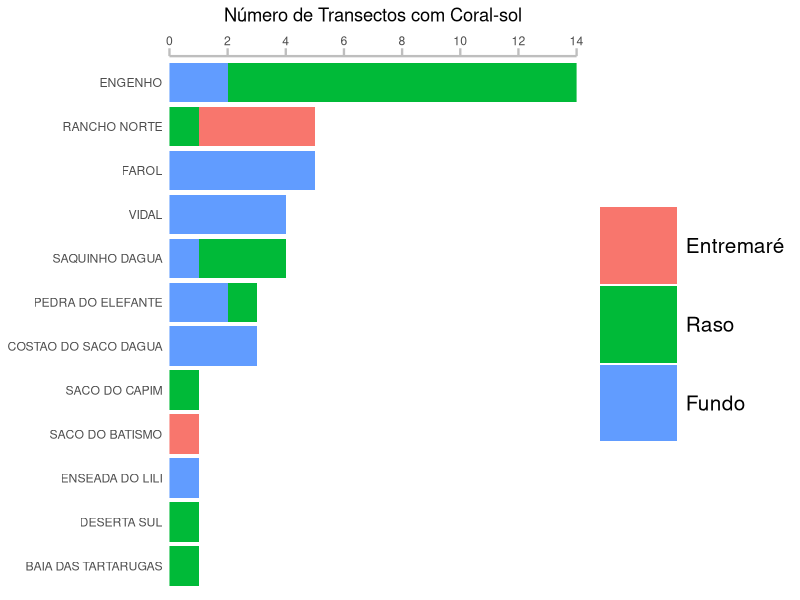
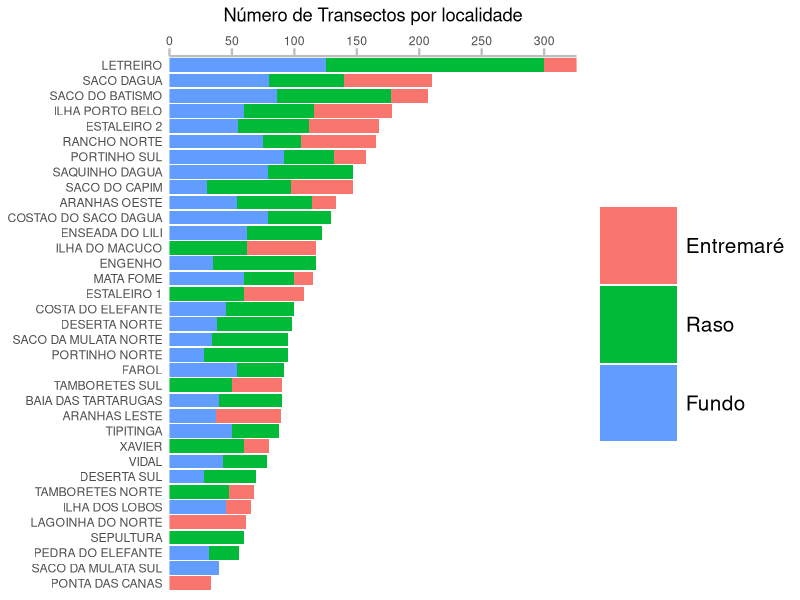
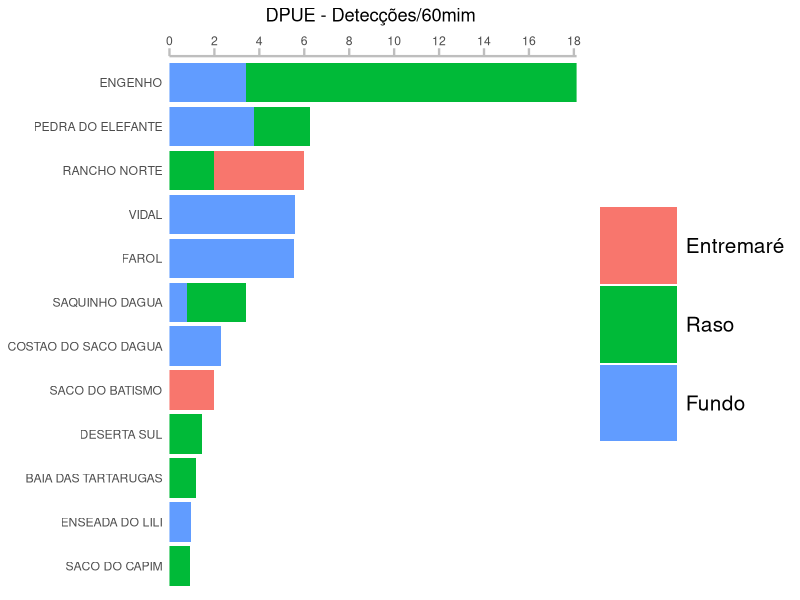
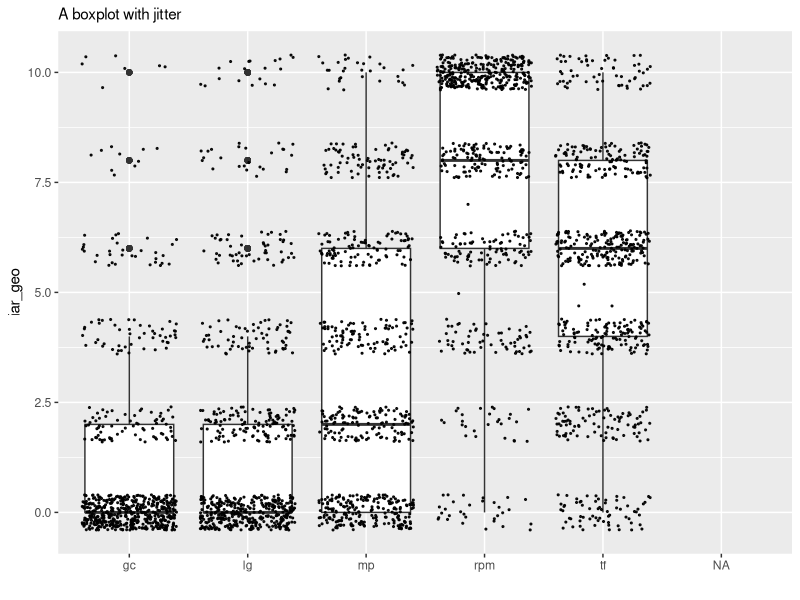

Generate these figures, in order, with R:
## 
# Indicadores Monitoramento

library(tidyverse)
library(readr)
library(tidyr)
library(stringr)

## data

# monitoring
df_monit = read_delim("data/dados_monitoramento_cs_2024-03-22.csv",
                      col_types = list(localidade = col_character(),
                                       data = col_date(format = "%d/%m/%Y"),
                                       visib_horiz = col_double(),
                                       faixa_bat = col_character(),
                                       prof_interface_min = col_double(),
                                       prof_interface_max = col_double(),
                                       metodo = col_character(),
                                       observer = col_character(),
                                       n_divers = col_double(),
                                       tempo_censo = col_double(),
                                       dafor = col_double(),
                                       iar_medio = col_double(),
                                       n_trans_vis = col_double(),
                                       n_trans_pres = col_double(),
                                       dafor_id = col_double(),
                                       geo_id = col_character(),
                                       obs = col_character()
                      ))



spec(df_monit)
df_monit[2000,]

# geomophology

df_geo = read_delim("data/dados_geo_cs_2024-03-22.csv", 
                    col_types = list(localidade = col_character(),
                                     data = col_date(format = "%d/%m/%Y"),
                                     visibilidade = col_double(),
                                     faixa_bat = col_character(),
                                     prof_interface_min = col_double(),
                                     prof_interface_max = col_double(),
                                     metodo = col_character(),
                                     observador = col_character(),
                                     tempo_geo = col_double(),
                                     geo_cat = col_character(),
                                     iar_geo = col_double(),
                                     n_trans_vis = col_double(),
                                     geo_id = col_double())
)
spec(df_geo)
df_geo = df_geo[, 1:13]
df_geo

# localities

df_localidade = read_delim("data/localidade_rebio.csv", delim = ";", 
                           col_types = c("d","c","d"))
df_localidade
print(df_localidade, n = 41)


df_localidade$comp_m = df_localidade$comp_m/1000
df_localidade$comp_m/1


# Aggregate by locality 
# total time
# total detections 
# number of observers


# Obtaining the detection and effort df
# detection is presence/absence by locality by each monitoring strata
# effort is the number of visual transects wheer cs were detected

df_monit_effort <- df_monit %>% 
  group_by(localidade, data, faixa_bat) %>%
  filter(obs != "estimado dos dados do ICMBio") %>% 
  mutate(faixa_bat = str_to_title(str_replace_all(faixa_bat, "entremare", "entremaré")),
         localidade = str_to_upper(str_replace_all(localidade, "_", " "))) %>%
  summarise(max_trsct_vis = sum(max(n_trans_vis)),
            n_detection = max(n_trans_pres),
            n_divers = max(n_divers),
            visib_m = max(visib_horiz)) %>%
    ungroup()
df_monit_effort
print(df_monit_effort, n=85)



################################################################################

#### graph by bathimetric strata ############################################### 

################################################################################

library(ggplot2)
library(RColorBrewer)




# n detections minutes

plot_detec_strata <- df_monit_effort %>% 
  mutate(localidade = fct_reorder(localidade, n_detection, sum)) %>% 
  filter(n_detection > 0)  %>% 
  ggplot(aes(fill=factor(faixa_bat,levels=c("Entremaré", "Raso", "Fundo")), y=localidade, x=n_detection)) +
  geom_bar(position="stack", stat="identity") +
  scale_x_continuous(position="top", n.breaks = 10, expand = c(0, 0)) +
  ggtitle("Número de Transectos com Coral-sol") +
  theme(
    panel.background = element_blank(),
    axis.ticks.length.x = unit(0.2, "cm"), 
    axis.ticks.x = element_line(colour = "grey",
                                linewidth = 0.8, linetype = "solid"), 
    axis.line.x = element_line(colour = "grey",
                               linewidth = 0.8, linetype = "solid"),
    axis.ticks.y= element_blank(),
    axis.title.x = element_blank(),
    plot.title = element_text(hjust = 0.5),
    axis.title.y = element_blank(), 
    legend.text = element_text(size=15),
    legend.title = element_blank(),
    legend.key.size = unit(2, 'cm')
    ) 
  

plot_detec_strata 


# n transects

plot_transec_strata <- df_monit_effort %>% 
  mutate(localidade = fct_reorder(localidade, max_trsct_vis, sum)) %>% 
  ggplot(aes(fill=factor(faixa_bat,levels=c("Entremaré", "Raso", "Fundo")), y=localidade, x=max_trsct_vis)) +
  geom_bar(position="stack", stat="identity") +
  scale_x_continuous(position="top", n.breaks = 10, expand = c(0, 0)) +
  ggtitle("Número de Transectos por localidade") +
  theme(
    panel.background = element_blank(),
    axis.ticks.length.x = unit(0.2, "cm"), 
    axis.ticks.x = element_line(colour = "grey",
                                linewidth = 0.8, linetype = "solid"), 
    axis.line.x = element_line(colour = "grey",
                               linewidth = 0.8, linetype = "solid"),
    axis.ticks.y= element_blank(),
    axis.title.x = element_blank(),
    plot.title = element_text(hjust = 0.5),
    axis.title.y = element_blank(), ###
    legend.text = element_text(size=15),
    legend.title = element_blank(),
    legend.key.size = unit(2, 'cm')
  )

plot_transec_strata


# CPUE
# Creating dpue colunm


df_monit_effort_dpue <- df_monit %>% 
  
  group_by(localidade, data, faixa_bat) %>%
  filter(obs != "estimado dos dados do ICMBio") %>% 
  mutate(faixa_bat = str_to_title(str_replace_all(faixa_bat, "entremare", "entremaré")),
         localidade = str_to_upper(str_replace_all(localidade, "_", " "))) %>%
  summarise(max_trsct_vis = sum(max(n_trans_vis)),
            n_detection = max(n_trans_pres),
            dpue = n_detection/(sum(max(max_trsct_vis)/60))) %>%
  ungroup()
print(df_monit_effort_dpue, n= 85)


plot_dpue_strata <- df_monit_effort_dpue %>% 
  filter(n_detection > 0)  %>% 
  mutate(localidade = fct_reorder(localidade, dpue, sum)) %>% 
  ggplot(aes(fill = factor(faixa_bat,levels=c("Entremaré", "Raso", "Fundo")), y=localidade, x=dpue)) +
  geom_bar(position="stack", stat="identity") +
  scale_x_continuous(position="top", n.breaks = 10, expand = c(0, 0)) +
  ggtitle("DPUE - Detecções/60mim ") +
  theme(
    panel.background = element_blank(),
    axis.ticks.length.x = unit(0.2, "cm"), 
    axis.ticks.x = element_line(colour = "grey",
                                linewidth = 0.8, linetype = "solid"), 
    axis.line.x = element_line(colour = "grey",
                               linewidth = 0.8, linetype = "solid"),
    axis.ticks.y= element_blank(),
    axis.title.x = element_blank(),
    plot.title = element_text(hjust = 0.5),
    axis.title.y = element_blank(), 
    legend.text = element_text(size=15),
    legend.title = element_blank(),
    legend.key.size = unit(2, 'cm')
  )

plot_dpue_strata

# Geomorfolgia total

df_geo_local <- df_geo %>% 
  group_by(localidade, geo_cat) %>%
  mutate(geo_value = max(iar_geo)) %>% 
  ungroup()

max(df_geo_local$geo_value)




bp_all_local = df_geo_local  %>%
  ggplot( aes(x=geo_cat, y=iar_geo, fill=geo_value)) +
  geom_boxplot() +
  geom_jitter(color="black", size=0.4, alpha=0.9) +
    theme(
    legend.position="none",
    plot.title = element_text(size=11)
  ) +
  ggtitle("A boxplot with jitter") +
  xlab("")

bp_all_local

# Correlation entre as geo e ocorrencias


# Modelos ocorrência por geomorfologia

# Pontos de invasão
